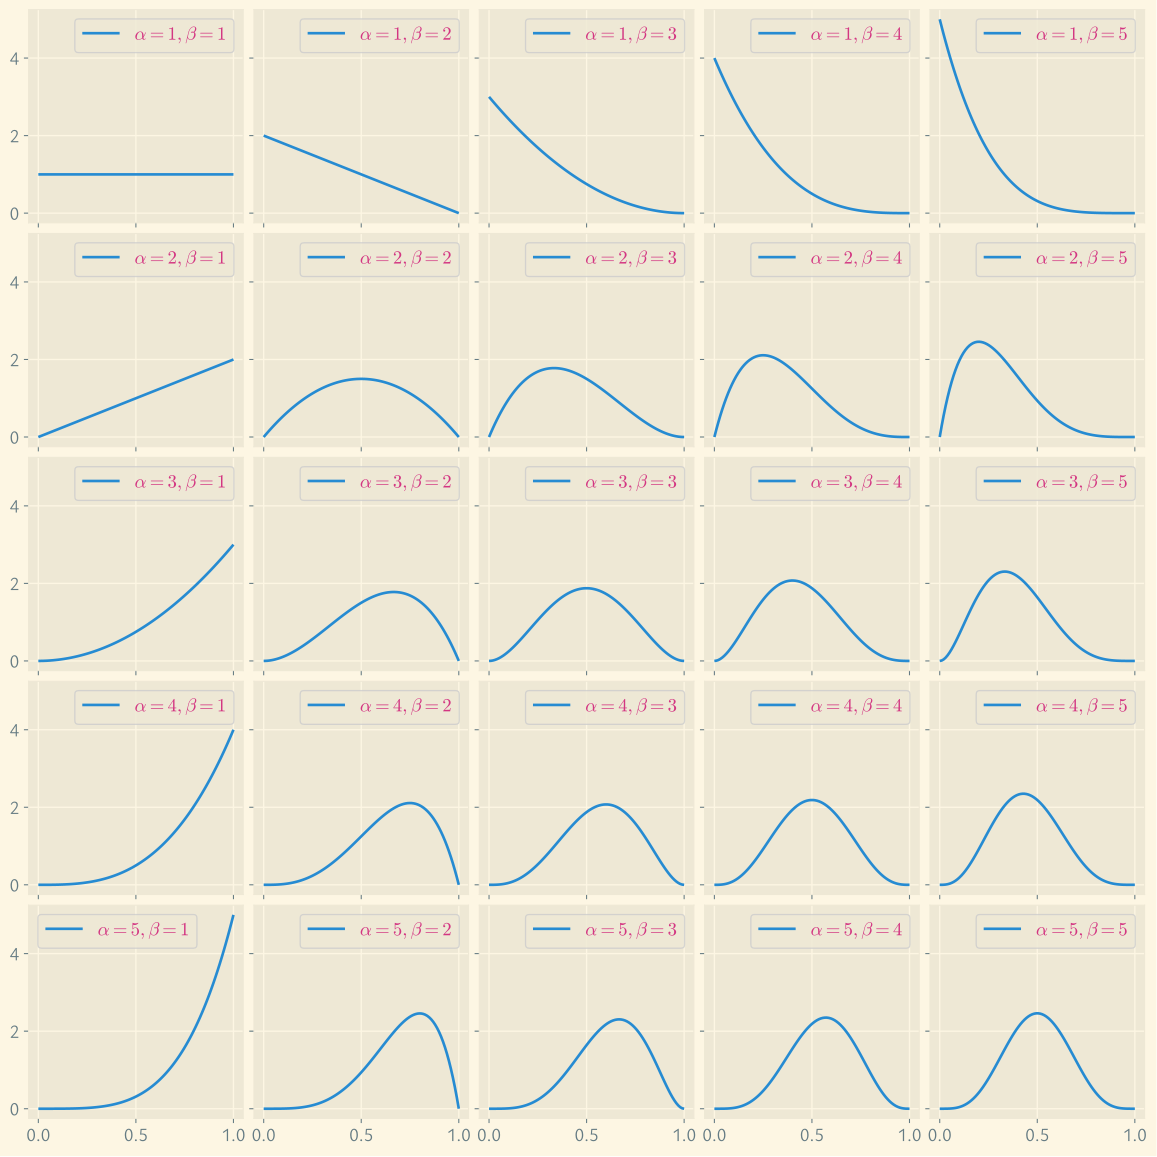

This figure's Python source:
import matplotlib.pyplot as plt
import seaborn as sns
import numpy as np
import scipy.stats as st

plt.rcParams.update({
    "font.family": ["Ysabeau Office", "LXGW Neo ZhiSong Screen Full"],
    "mathtext.fontset": "cm",
    "axes.unicode_minus": True,
    "savefig.bbox": "tight",
    'legend.fontsize': 14,
    "xtick.labelsize": 14,
    "ytick.labelsize": 14,
    'text.color': '#586e75',
})

row, col = 5, 5
with plt.style.context('Solarize_Light2'):
    fig, ax = plt.subplots(row, col, figsize=(3 * row, 3 * col), sharex=True, sharey=True)
    for r in range(row):
        for c in range(col):
            x = np.linspace(0, 1, 100)
            a, b = r + 1, c + 1
            sns.lineplot(x=x, y=st.beta.pdf(x, a, b), label=rf'$\alpha = {a}, \beta = {b}$', ax=ax[r, c])
            ax[r, c].legend(labelcolor="#d33682")
    fig.subplots_adjust(wspace=0.05, hspace=0.05)
    fig.savefig("plot-beta-function.svg")
